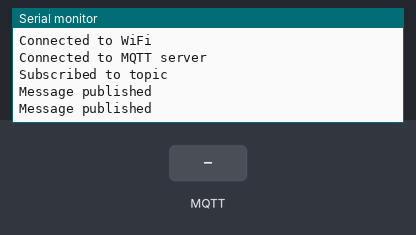
Bench run of a sketch on a simulated ESP8266 (NodeMCU). Shown: the last lines printed to the serial monitor. Inputs (shaded band) come from the test bench. WiFi joins after 1.5 s; servers stay silent unless stated; no MQTT or app messages arrive unless stated.

Above: at 3.2 s.
3.3 s: MQTT message "1" arrives on the first subscribed topic
At 4.5 s:
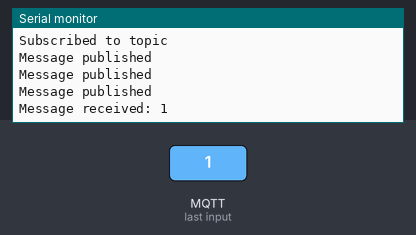
5.5 s: MQTT message "on" arrives on the first subscribed topic
At 6.9 s:
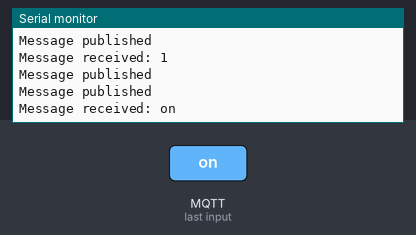
7.5 s: MQTT message "off" arrives on the first subscribed topic
At 8.9 s:
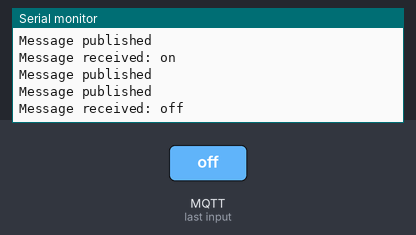

The sketch:

nexnet.ino
```cpp
#include <ESP8266WiFi.h>
#include <PubSubClient.h>

class NexusNetwork
{
private:
  WiFiClient espClient;
  PubSubClient mqttClient;
  bool kill = false;

  const char *wifiSSID;
  const char *wifiPassword;
  const char *mqttServer;
  const char *mqttUsername;
  const char *mqttPassword;
  const char *mqttClientId;
  const char *subscribedTopic;

public:
  String subscribeLoad;

  NexusNetwork(const char *ssid, const char *password, const char *server, const char *username, const char *pwd, const char *clientId) : mqttClient(espClient),
                                                                                                                                          wifiSSID(ssid),
                                                                                                                                          wifiPassword(password),
                                                                                                                                          mqttServer(server),
                                                                                                                                          mqttUsername(username),
                                                                                                                                          mqttPassword(pwd),
                                                                                                                                          mqttClientId(clientId) {}

  bool wifiConnect()
  {
    WiFi.begin(wifiSSID, wifiPassword);
    Serial.print("Connecting to WiFi...");
    unsigned long startAttemptTime = millis();
    while (WiFi.status() != WL_CONNECTED && millis() - startAttemptTime < 30000)
    {
      delay(1000);
      Serial.print(".");
    }
    if (WiFi.status() == WL_CONNECTED)
    {
      Serial.println("\nConnected to WiFi");
      return true;
    }
    else
    {
      Serial.println("\nFailed to connect to WiFi");
      return false;
    }
  }

  bool wifiStatus()
  {
    return WiFi.status() == WL_CONNECTED;
  }

  bool mqttInit()
  {
    mqttClient.setServer(mqttServer, 1883);
    mqttClient.setCallback([this](char *topic, byte *payload, unsigned int length)
                           { this->mqttCallback(topic, payload, length); });
    if (mqttClient.connect(mqttClientId, mqttUsername, mqttPassword))
    {
      Serial.println("Connected to MQTT server");
      if (subscribedTopic != nullptr)
      {
        mqttSubscribeInit(subscribedTopic);
      }
      return true;
    }
    else
    {
      Serial.println("Waiting for MQTT server connection");
      return false;
    }
  }

  bool mqttStatus()
  {
    return mqttClient.connected();
  }

  void autoReconnect()
  {
    Serial.println("\nEntering auto reconnect");
    int retryDelay = 1000;
    while (!kill)
    {
      if (wifiStatus())
      {
        if (mqttStatus())
        {
          Serial.println("\nAll protocols connected\n");
          break;
        }
        else
        {
          Serial.println("\nReconnecting to MQTT server");
          if (!mqttInit())
          {
            delay(retryDelay);
            retryDelay = min(retryDelay * 2, 60000);
          }
          else
          {
            retryDelay = 1000;
          }
        }
      }
      else
      {
        Serial.println("\nReconnecting to WiFi");
        if (!wifiConnect())
        {
          delay(retryDelay);
          retryDelay = min(retryDelay * 2, 60000);
        }
        else
        {
          retryDelay = 1000;
        }
      }
    }
  }

  void mqttPublish(const char *topic, const char *load)
  {
    if (!mqttClient.connected())
    {
      Serial.println("MQTT client not connected, attempting to reconnect");
      autoReconnect();
    }
    if (mqttClient.publish(topic, load))
    {
      Serial.println("Message published");
    }
    else
    {
      Serial.println("Failed to publish message, attempting to reconnect");
      autoReconnect();
    }
  }

  void mqttSubscribeInit(const char *top)
  {
    subscribedTopic = top;
    if (!mqttClient.connected())
    {
      Serial.println("MQTT client not connected, attempting to reconnect");
      autoReconnect();
    }
    if (mqttClient.subscribe(top))
    {
      Serial.println("Subscribed to topic");
    }
    else
    {
      Serial.println("Error occurred while subscribing to MQTT topic, attempting to reconnect");
      autoReconnect();
    }
  }

  void mqttSubscribeBuffer()
  {
    if (!mqttClient.connected())
    {
      Serial.println("MQTT client not connected, attempting to reconnect");
      autoReconnect();
    }
    mqttClient.loop();
  }

  void deactivate()
  {
    kill = true;
    if (wifiStatus())
    {
      WiFi.disconnect();
    }
    if (mqttStatus())
    {
      mqttClient.disconnect();
    }
    Serial.println("All protocols disconnected");
  }

private:
  void mqttCallback(char *topic, byte *payload, unsigned int length)
  {
    char message[length + 1];
    memcpy(message, payload, length);
    message[length] = '\0';
    subscribeLoad = String(message);
    Serial.print("Message received: ");
    Serial.println(subscribeLoad);
  }
};

const char *wifiSSID = "--";
const char *wifiPassword = "--";
const char *mqttServer = "--";
const char *mqttUsername = "--";
const char *mqttPassword = "--";
const char *mqttClientId = "--";

NexusNetwork nexus(wifiSSID, wifiPassword, mqttServer, mqttUsername, mqttPassword, mqttClientId);

void setup()
{
  Serial.begin(115200);
  if (!nexus.wifiConnect())
  {
    Serial.println("Failed to connect to WiFi during setup");
  }
  if (!nexus.mqttInit())
  {
    Serial.println("Failed to connect to MQTT server during setup");
  }
  nexus.mqttSubscribeInit("gold");
}

void loop()
{
  nexus.mqttPublish("test", "Hell1o, MQTT!");
  nexus.mqttSubscribeBuffer();
  delay(1000);
}
```

Measured:
- after the input at 3.3 s, the serial monitor: prints a new line after 0.76 s (image 1)
- after the input at 5.5 s, the serial monitor: prints a new line after 0.56 s (image 2)
- after the input at 7.5 s, the serial monitor: prints a new line after 0.56 s (image 3)
